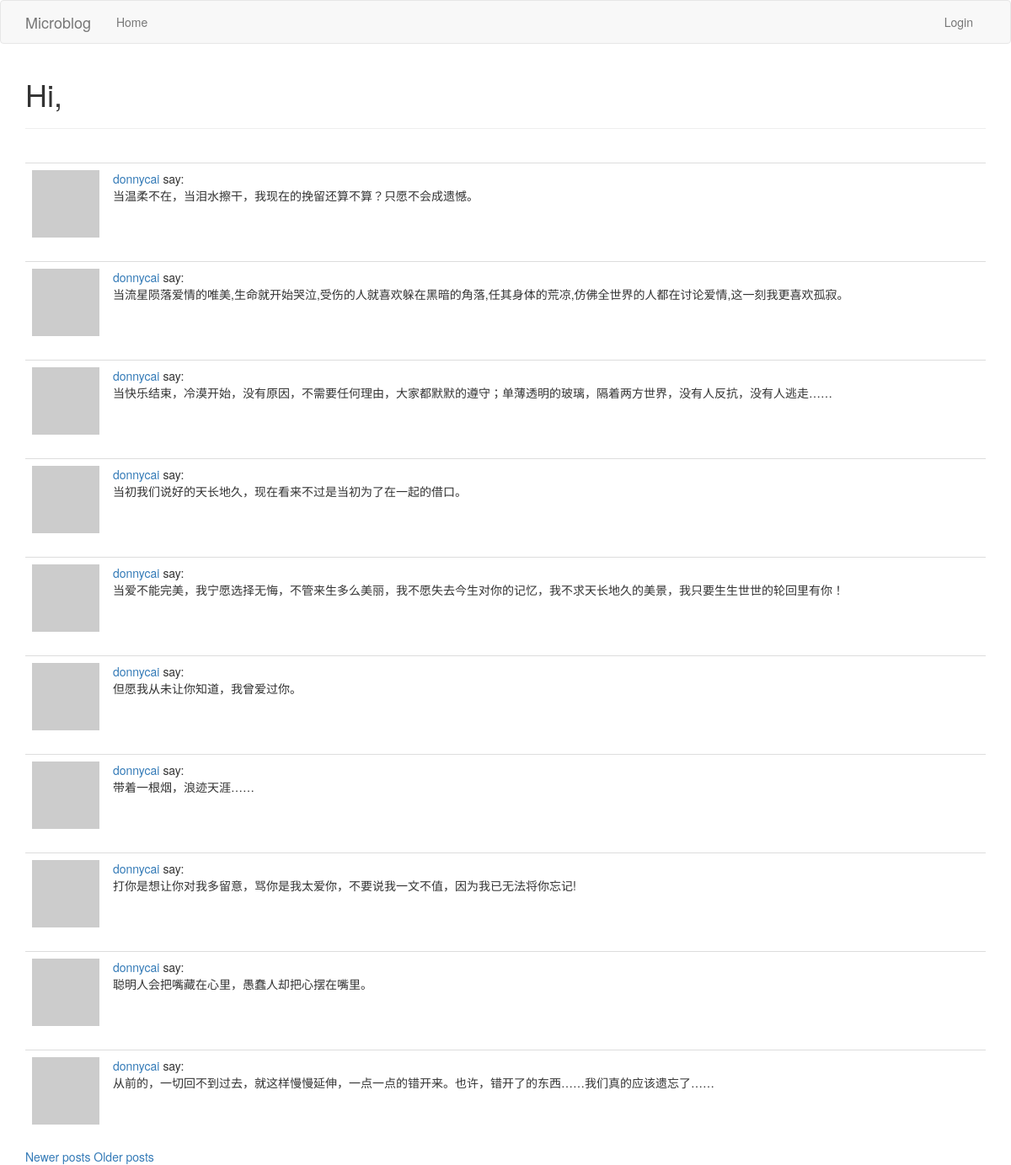
/explore?page=2, run on the app's committed database.
### app/models.py (models this page shows, shortened)
class Post(db.Model):
    id = db.Column(db.Integer, primary_key=True)
    body = db.Column(db.String(140))
    timestamp = db.Column(db.DateTime, index=True, default=datetime.utcnow)
    user_id = db.Column(db.Integer, db.ForeignKey('user.id'))

class User(UserMixin, db.Model):
    id = db.Column(db.Integer, primary_key=True)
    username = db.Column(db.String(64), index=True, unique=True)
    email = db.Column(db.String(128), index=True, unique=True)
    password_hash = db.Column(db.String(128))
    about_me = db.Column(db.String(140))
    last_seen = db.Column(db.DateTime, default=datetime.utcnow)
    posts = db.relationship('Post', backref='author', lazy='dynamic')
    followed = db.relationship('User', secondary=followers,
                               primaryjoin=(followers.c.follower_id == id),
                               secondaryjoin=(followers.c.followed_id == id),
                               backref=db.backref('followers', lazy='dynamic'), lazy='dynamic')
    def avatar(self, size):
        digest = md5(self.email.lower().encode('utf-8')).hexdigest()
        return 'https://s.gravatar.com/avatar/{}?d=identicon&s={}'.format(digest, size)

### app/routes.py (the view)
@app.route('/explore')
def explore():
    page = request.args.get('page', 1, type=int)
    posts = Post.query.order_by(Post.timestamp.desc()).paginate(
        page, app.config['POSTS_PER_PAGE'], False)
    next_url = url_for('explore', page=posts.next_num) \
        if posts.has_next else None
    prev_url = url_for('explore', page=posts.prev_num) \
        if posts.has_prev else None
    return render_template('index.html', posts=posts.items, title='Explore',
                           next_url=next_url, prev_url=prev_url)

### app/routes.py (called while the page is built)
@app.before_request
def before_request():
    if current_user.is_authenticated:
        current_user.last_seen = datetime.utcnow()
        db.session.commit()

### app/templates/index.html (shortened to what this page needs)
{% extends "base.html" %}
{% import 'bootstrap/wtf.html' as wtf %}
{% block app_content %}
    <h1>Hi, {% if current_user %}{{ current_user.username }}{% else %}Tourists{% endif %}</h1>
    <hr>
    <br>
    {% for post in posts %}
        {% include '_post.html' %}
    {% endfor %}
    {% if prev_url %}
        <a href="{{ prev_url }}">Newer posts</a>
    {% endif %}
    {% if next_url %}
        <a href="{{ next_url }}">Older posts</a>
    {% endif %}
{% endblock %}

### app/templates/_post.html
<table class="table table-hover">
    <tr valign="top">
        <td width="70px">
            <a href="{{ url_for('user', username=post.author.username) }}">
                <img src="{{ post.author.avatar(36) }}">
            </a>
        </td>
        <td>
            <a href="{{ url_for('user', username=post.author.username) }}">
                {{ post.author.username }}
            </a>
            say:
            <br>{{ post.body }}</td>
    </tr>
</table>

### data on the page
Post: author.username "donnycai", body "当温柔不在，当泪水擦干，我现在的挽留还算不算？只愿不会成遗憾。"
Post: author.username "donnycai", body "当流星陨落爱情的唯美,生命就开始哭泣,受伤的人就喜欢躲在黑暗的角落,任其身体的荒凉,仿佛全世界的人都在讨论爱情,这一刻我更喜欢孤寂。"
Post: author.username "donnycai", body "当快乐结束，冷漠开始，没有原因，不需要任何理由，大家都默默的遵守；单薄透明的玻璃，隔着两方世界，没有人反抗，没有人逃走……"
Post: author.username "donnycai", body "当初我们说好的天长地久，现在看来不过是当初为了在一起的借口。"
Post: author.username "donnycai", body "当爱不能完美，我宁愿选择无悔，不管来生多么美丽，我不愿失去今生对你的记忆，我不求天长地久的美景，我只要生生世世的轮回里有你！"
Post: author.username "donnycai", body "但愿我从未让你知道，我曾爱过你。"
Post: author.username "donnycai", body "带着一根烟，浪迹天涯……"
Post: author.username "donnycai", body "打你是想让你对我多留意，骂你是我太爱你，不要说我一文不值，因为我已无法将你忘记!"
Post: author.username "donnycai", body "聪明人会把嘴藏在心里，愚蠢人却把心摆在嘴里。"
Post: author.username "donnycai", body "从前的，一切回不到过去，就这样慢慢延伸，一点一点的错开来。也许，错开了的东西……我们真的应该遗忘了……"
